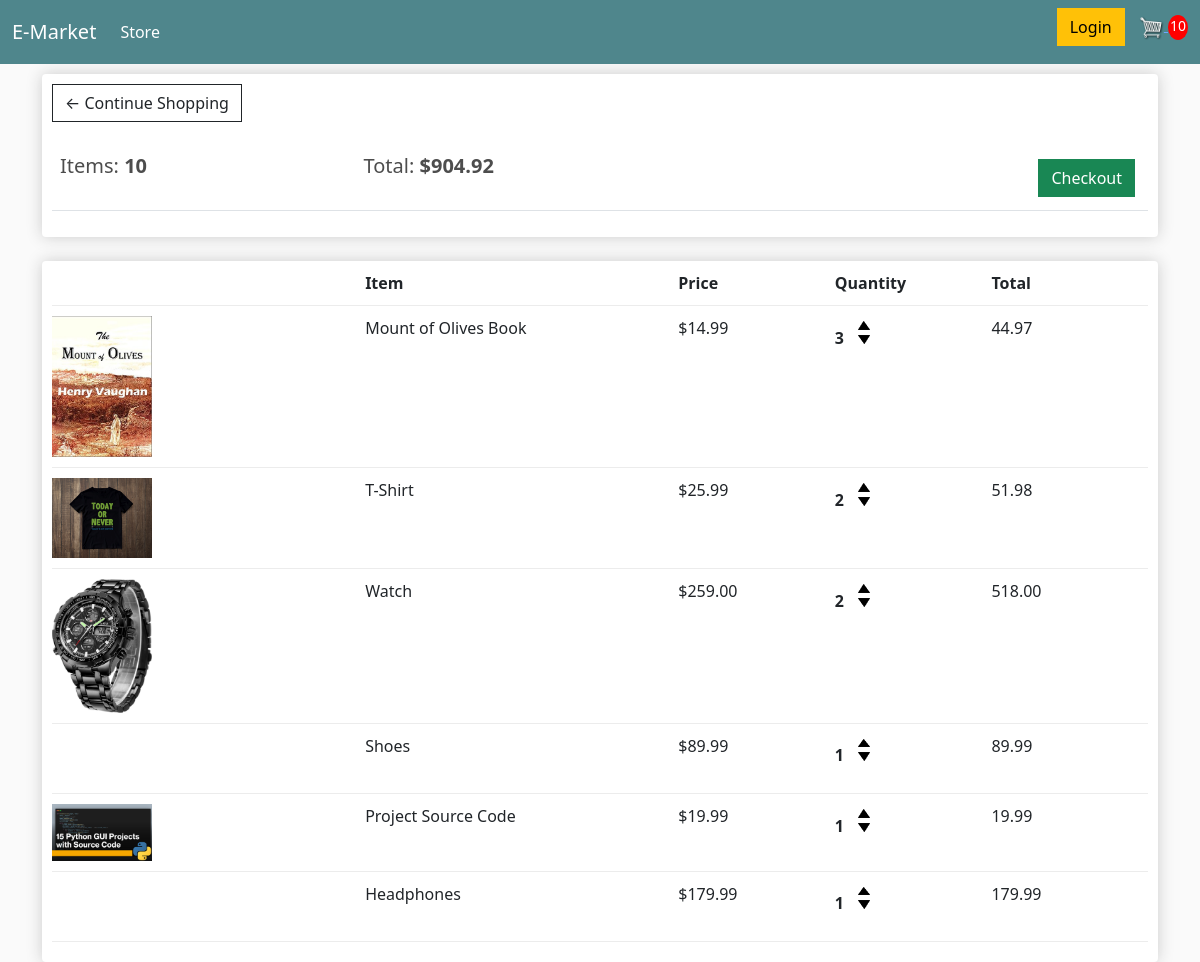
The app's page /cart/ (signed in), older data.
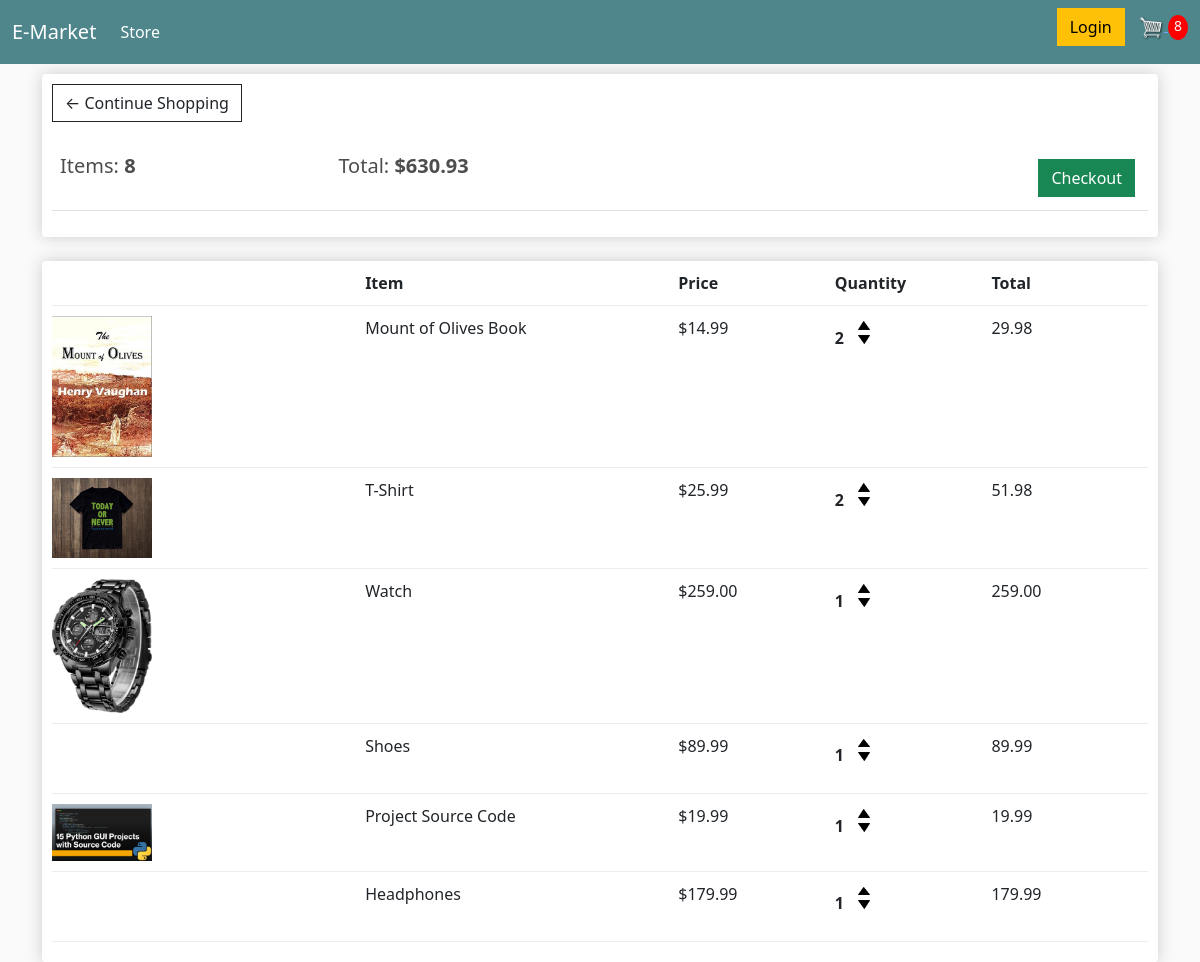
The same page, newer data.
### store/models.py (models this page shows, shortened)
class Order(models.Model):
    customer = models.ForeignKey(
        Customer, on_delete=models.SET_NULL, null=True, blank=True)
    date_ordered = models.DateTimeField(auto_now_add=True)
    complete = models.BooleanField(default=False)
    transaction_id = models.CharField(max_length=100, null=True)
    @property
    def get_cart_total(self):
        orderitems = self.orderitem_set.all()
        total = sum([item.get_total for item in orderitems])
        return total
    @property
    def get_cart_items(self):
        orderitems = self.orderitem_set.all()
        total_quantity = sum([item.quantity for item in orderitems])
        return total_quantity

class OrderItem(models.Model):
    product = models.ForeignKey(Product, on_delete=models.SET_NULL, null=True)
    order = models.ForeignKey(Order, on_delete=models.SET_NULL, null=True)
    quantity = models.IntegerField(default=0, null=True, blank=True)
    date_added = models.DateTimeField(auto_now_add=True)
    @property
    def get_total(self):
        total = self.product.price * self.quantity
        return total

class Product(models.Model):
    name = models.CharField(max_length=200)
    price = models.DecimalField(max_digits=10, decimal_places=2)
    digital = models.BooleanField(default=False, null=True, blank=True)
    image = models.ImageField(null=True, blank=True, upload_to='images')
    @property
    def imageURL(self):
        try:
            url = self.image.url
        except:
            url = ''
        return url

### store/views.py (the view)
# urls.py: path('cart/', views.cart, name='cart'),
def cart(request):
    data = get_cart_data(request)
    order = data['order']
    items = data['items']
    cart_items = data['cart_items']
    context = {'items': items, 'order': order, 'cart_items': cart_items}
    return render(request, 'store/cart.html', context)

### store/utils.py (called while the page is built)
def get_cart_data(request):
    if request.user.is_authenticated:
        customer = request.user.customer
        order, created = Order.objects.get_or_create(
            customer=customer, complete=False)
        items = order.orderitem_set.all()
        cart_items = order.get_cart_items
    else:
        cookie_data = cookie_cart(request)
        cart_items = cookie_data['cart_items']
        order = cookie_data['order']
        items = cookie_data['items']
    return {'cart_items': cart_items, 'order': order, 'items': items}

### store/templates/store/cart.html
{% extends 'store/main.html' %}
{% load static %}
{% block content %}
   <div class="row">
    <div class="col-lg-12">
        <div class="box-element">
            <a class="btn btn-outline-dark" href="{% url 'store' %}">&#x2190; Continue Shopping</a>
            <br>
            <br>
            <table class="table">
                <tr>
                    <th><h5>Items: <strong>{{order.get_cart_items}}</strong></h5></th>
                    <th><h5>Total: <strong>${{order.get_cart_total}}</strong></h5></th>
                    <th>
                        <a style="float: right; margin: 5px;" class="btn btn-success" href="{% url 'checkout' %}">Checkout</a>
                    </th>
                </tr>
            </table>
        </div>
        <br>
        <div class="box-element">
            <div class="cart-row">
                <div style="flex:2"></div>
                <div style="flex:2"><strong>Item</strong></div>
                <div style="flex:1"><strong>Price</strong></div>
                <div style="flex:1"><strong>Quantity</strong></div>
                <div style="flex:1"><strong>Total</strong></div>
            </div>
            {% for item in items %}
            <div class="cart-row">
                <div style="flex:2"><img class="row-image" src="{{item.product.imageURL}}" alt=""></div>
                <div style="flex:2">{{item.product.name}}</div>
                <div style="flex:1">${{item.product.price}}</div>
                <div style="flex:1">
                    <p class="quantity">{{item.quantity}}</p>
                    <div class="quantity">
                        <img data-product="{{item.product.id}}" data-action="add" class="chg-quantity update-cart" src="{% static 'images/arrow-up.png' %}" alt="">
                        <img data-product="{{item.product.id}}" data-action="remove" class="chg-quantity update-cart" src="{% static 'images/arrow-down.png' %}" alt="">
                    </div>
                </div>
                <div style="flex:1">{{item.get_total}}</div>
            </div>
            {% endfor %}
        </div>
    </div>
   </div>
{% endblock content %}

### store/templates/store/main.html (shortened to what this page needs)
{% load static %}
<!DOCTYPE html>
<html lang="en">
<head>
    <link href="https://cdn.jsdelivr.net/npm/bootstrap@5.3.2/dist/css/bootstrap.min.css" rel="stylesheet">
    <link rel="stylesheet" type="text/css" href="{% static 'css/main.css' %}">
</head>
<body>
    <nav class="navbar navbar-expand-lg bg-body-tertiary bg-dark" data-bs-theme="dark">
        <div class="container-fluid">
          <a class="navbar-brand" href="{% url 'store' %}">E-Market</a>
          <div class="collapse navbar-collapse" id="navbarSupportedContent">
            <ul class="navbar-nav me-auto mb-2 mb-lg-0">
              <li class="nav-item">
                <a class="nav-link active" aria-current="page" href="{% url 'store' %}">Store</a>
              </li>
            </ul>
            <div class="form-inline my-2 my-lg-0">
                <a href="#"class="btn btn-warning">Login</a>
                <a href="{% url 'cart' %}">
                   <img  id="cart-icon" src="{% static 'images/cart.png' %}">
               </a>
               <p id="cart-total">{{cart_items}}</p>
           </div>
          </div>
        </div>
      </nav>
    <div class="container">
        {% block content %}
        {% endblock content %}
    </div>
</body>
</html>

### static/css/main.css (style rules this page uses)
body { background-color: hsl(0, 0%, 98%); }
h1,h2,h3,h4,h5,h6 { color:hsl(0, 0%, 30%); }
.box-element { box-shadow:hsl(0, 0%, 80%) 0 0 16px; background-color: #fff; border-radius: 4px; padding: 10px; }
.bg-dark { background-color: #4f868c!important; }
#cart-icon { width:25px; display: inline-block; margin-left: 10px; }
#cart-total { display: inline-block; text-align: center; color:#fff; background-color: red; width: 20px; height: 25px; border-radius: 50%; font-size: 14px; }
.col-lg-4, .col-lg-6, .col-lg-8, .col-lg-12 { margin-top: 10px; }
.btn { border-radius: 0; }
.row-image { width: 100px; }
.cart-row { display: flex; align-items: flex-stretch; padding-bottom: 10px; margin-bottom: 10px; border-bottom: 1px solid #ececec; }
.quantity { display: inline-block; font-weight: 700; padding-right:10px; }
.chg-quantity { width: 12px; cursor: pointer; display: block; margin-top: 5px; transition:.1s; }

Row changes from the older to the newer data that the page shows:
changed through a linked row, Order: get_cart_items "10" → "8"; get_cart_total "904.92" → "630.93"
changed OrderItem "Mount of Olives Book": quantity "3" → "2"; get_total "44.97" → "29.98"
changed OrderItem "Watch": quantity "2" → "1"; get_total "518.00" → "259.00"
Text that changed along with them:
{{ cart_items }}: "10" → "8"
